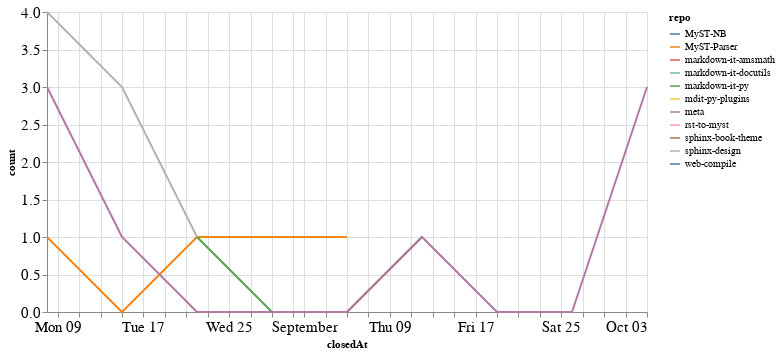

Notebook code cell kept with this figure:
### Code cell
closed_by_time = closed_by.groupby('repo').resample('W', on='closedAt').count()['author'].reset_index()
closed_by_time = closed_by_time.rename(columns={'author': 'count'})

alt.Chart(closed_by_time, width=600).mark_line().encode(
    x='closedAt',
    y='count',
    color='repo',
    tooltip="repo"
)

### Figure 1 — Vega-Lite specification as saved in the notebook (floating-point values rounded to 4 significant figures)
{"config": {"axisLeft": {"labelFontSize": 15}, "axisBottom": {"labelFontSize": 15}}, "data": {"name": "data-44a74f27d494ce7284189cce16449111"}, "mark": "line", "encoding": {"color": {"type": "nominal", "field": "repo"}, "tooltip": {"type": "nominal", "field": "repo"}, "x": {"type": "temporal", "field": "closedAt"}, "y": {"type": "quantitative", "field": "count"}}, "width": 600, "$schema": "https://vega.github.io/schema/vega-lite/v4.8.1.json", "datasets": {"data-44a74f27d494ce7284189cce16449111": [{"repo": "MyST-NB", "closedAt": "2021-10-03T00:00:00", "count": 1}, {"repo": "MyST-Parser", "closedAt": "2021-08-08T00:00:00", "count": 1}, {"repo": "MyST-Parser", "closedAt": "2021-08-15T00:00:00", "count": 0}, {"repo": "MyST-Parser", "closedAt": "2021-08-22T00:00:00", "count": 1}, {"repo": "MyST-Parser", "closedAt": "2021-08-29T00:00:00", "count": 1}, {"repo": "MyST-Parser", "closedAt": "2021-09-05T00:00:00", "count": 1}, {"repo": "markdown-it-amsmath", "closedAt": "2021-09-12T00:00:00", "count": 2}, {"repo": "markdown-it-docutils", "closedAt": "2021-09-12T00:00:00", "count": 1}, {"repo": "markdown-it-py", "closedAt": "2021-08-22T00:00:00", "count": 1}, {"repo": "markdown-it-py", "closedAt": "2021-08-29T00:00:00", "count": 0}, {"repo": "markdown-it-py", "closedAt": "2021-09-05T00:00:00", "count": 0}, {"repo": "markdown-it-py", "closedAt": "2021-09-12T00:00:00", "count": 1}, {"repo": "mdit-py-plugins", "closedAt": "2021-09-12T00:00:00", "count": 1}, {"repo": "meta", "closedAt": "2021-08-08T00:00:00", "count": 3}, {"repo": "meta", "closedAt": "2021-08-15T00:00:00", "count": 1}, {"repo": "meta", "closedAt": "2021-08-22T00:00:00", "count": 0}, {"repo": "meta", "closedAt": "2021-08-29T00:00:00", "count": 0}, {"repo": "meta", "closedAt": "2021-09-05T00:00:00", "count": 0}, {"repo": "meta", "closedAt": "2021-09-12T00:00:00", "count": 1}, {"repo": "meta", "closedAt": "2021-09-19T00:00:00", "count": 0}, {"repo": "meta", "closedAt": "2021-09-26T00:00:00", "count": 0}, {"repo": "meta", "closedAt": "2021-10-03T00:00:00", "count": 3}, {"repo": "rst-to-myst", "closedAt": "2021-08-22T00:00:00", "count": 2}, {"repo": "sphinx-book-theme", "closedAt": "2021-08-08T00:00:00", "count": 1}, {"repo": "sphinx-design", "closedAt": "2021-08-08T00:00:00", "count": 4}, {"repo": "sphinx-design", "closedAt": "2021-08-15T00:00:00", "count": 3}, {"repo": "sphinx-design", "closedAt": "2021-08-22T00:00:00", "count": 1}, {"repo": "web-compile", "closedAt": "2021-09-26T00:00:00", "count": 2}]}}
